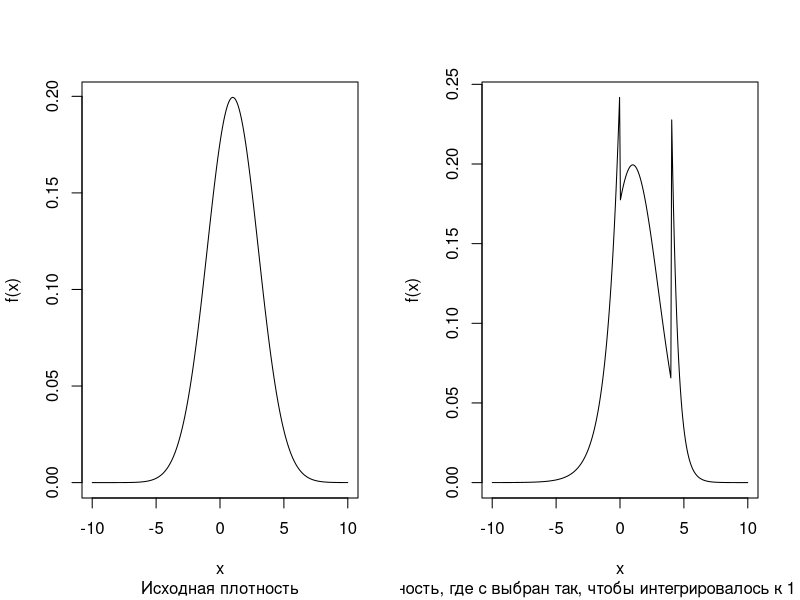
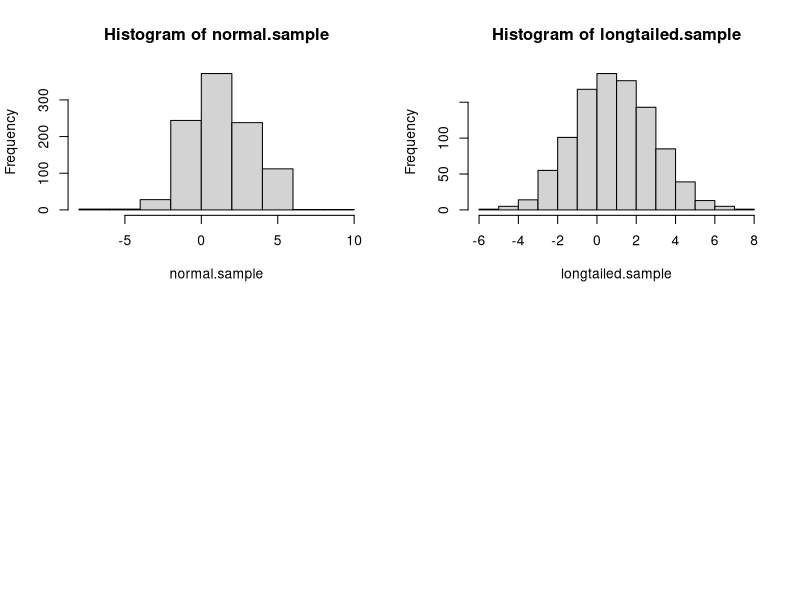
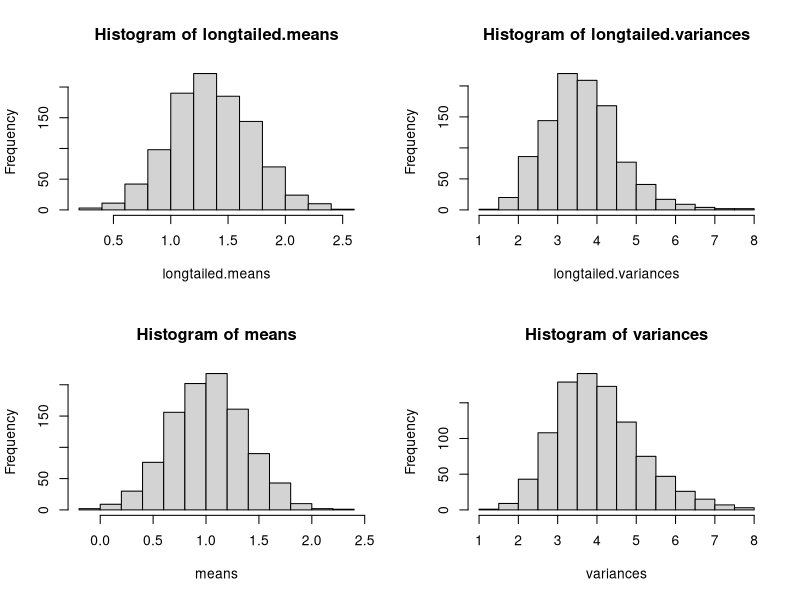

Generate these figures, in order, with R:
## ---- chunk 1
knitr::opts_chunk$set(echo = TRUE)
## ---- chunk 2
get_est = function(sample) {
  est = c( mean(sample), var(sample))
  names(est) = c("Mean", "Variance")
  est
}
get.99ci = function(sample) {
  est = get_est(sample)
  est_sd = sqrt(est[2])
  mean_conf_interval_99 = c(est[1] - 3*est_sd, est[1] + 3*est_sd) 
  names(mean_conf_interval_99) = c("Lower bound", "Upper bound")
  mean_conf_interval_99
}

## ---- chunk 3
set.seed(2023)
n=5
mean=1
sd=2
sample = rnorm(n, mean = mean, sd=sd)
est = get_est(sample)
est
## ---- chunk 4
get.99ci(sample)
## ---- chunk 5
sample_from_density = function(n, pdf_f, approx=1000, ...) {
  x = seq(-10, 10, length.out = approx)
  y = sapply(x, pdf_f, ...)

  random.points <- approx(
    cumsum(y)/sum(y),
    x,
    runif(n)
  )$y
  random.points
}
rlongtailed_normal = function(sd=1, mean=0, c) {
  found
}

dlongtailed_normal = function(x, c, sd=1, mean=0, normal_range=c(0, 4)) {
  if (x >= normal_range[1] & x <= normal_range[2]) {
    return(dnorm(x, mean=mean, sd=sd))
  } else { 
    if (x < 0) {
      return(c * exp(x))
    } else {
      return(c * exp(8 - 2*x))
    }
  }
}

integrate = function(fn, x_range=seq(-10, 10, length.out=100), ...) {
  lambda = abs(abs(x_range[2]) - abs(x_range[1]))
  res = 0
  for (x in x_range) {
    res = res + fn(x, ...) * (lambda)
  }
  res
}

estimate_c = function(sd, mean, tol=0.01) {
  grid = seq(-100, 100, length.out=10000)
  
  for (c in grid) {
    total_proba = integrate(fn=dlongtailed_normal, sd=sd, mean=mean, c=c)
    #
    #for (x in x_range) {
    #  total_proba = total_proba + dlongtailed_normal(x, sd=sd, mean=mean, c=c) * (1 / length(x_range))
    #}
    if (abs(total_proba - 1) < tol) {
      return(c)
    }
  }
}


#c_right_continuous = dnorm(4, mean=mean, sd=sd)
#plot(
#  x_range, 
#  lapply(x_range, dlongtailed_normal, c=c_right_continuous, mean=mean, sd=sd),
#  ylab = "f(x)",
#  xlab = "x",
#  xlim = c(-7, 7)
#)

#hist(sample_from_density(100, pdf_f = dnorm, mean = 1))
# hist(
#   sample_from_density(
#     1000,
#     dlongtailed_normal, 
#     c=c_est,
#     mean=mean,
#     sd=sd
#   ),
#   xlab = "x", ylab = "empirical density",
# )
# integrate(
#   dnorm, 
#   x_range=seq(0, 4, length.out=1000),     
#   #c=c_est,
#   mean=mean,
#   sd=sd
# )
# integrate(
#   dlongtailed_normal, 
#   x_range=seq(-10, 10, length.out=1000),     
#   mean=mean,
#   sd=sd,
#   c=c_est
# )
## ---- chunk 6
par(mfrow=c(1, 2))
c_est = estimate_c(sd=sd, mean=mean)

x_range = seq(-10, 10, length.out = 300)
plot(
  x_range,
  lapply(x_range, dnorm, mean=mean, sd=sd),
  type='l',
  xlab = "x", ylab = "f(x)",
  sub="Исходная плотность"
)
plot( 
  x_range, 
  lapply(x_range, dlongtailed_normal, c=c_est, mean=mean, sd=sd), 
  type='l',
  xlab = "x", ylab = "f(x)",
  sub=paste("Плотность, где c выбран так, чтобы интегрировалось к 1 (c = ", round(c_est, 2), ")")
)
## ---- chunk 7
longtailed_mean = mean(sample_from_density(
  100000,
  dlongtailed_normal, 
  c=c_est,
  mean=mean,
  sd=sd
))
longtailed_mean
## ---- chunk 8
run_samples = function(n_samples, density, sample_size=5, ...) {
  ci_matrix = matrix(, ncol=2, nrow=0)
  est_matrix = matrix(, ncol=2, nrow=0)
  for (i in 1:n_samples) {
    longtailed_sample = sample_from_density(
      n=sample_size,
      pdf_f=density, 
      approx=1000,
      ...
    )
    ci_matrix = rbind(ci_matrix, get.99ci(longtailed_sample))
    est_matrix = rbind(est_matrix, get_est(longtailed_sample))
  }
  list("ci_matrix" = ci_matrix, "est_matrix" = est_matrix)
}
## ---- chunk 9
set.seed(2023)
run_samples(
  n_samples=1, 
  sample_size=5, 
  density=dlongtailed_normal, 
  c=c_est, mean=mean, sd=sd
)
## ---- chunk 10
set.seed(2023)
run_samples(
  n_samples=5,
  sample_size=5, 
  density=dlongtailed_normal, 
  c=c_est, mean=mean, sd=sd
)
## ---- chunk 11

set.seed(2023)
for (n_samples in c(5, 10, 20)) {
  #print(run_samples(n_samples))
  print(run_samples(
    n_samples=n_samples,
    sample_size=5, 
    density=dlongtailed_normal, 
    c=c_est, mean=mean, sd=sd
  ))
}

## ---- chunk 12
par(mfrow = c(2, 2))

normal.sample = sample_from_density(
  1000,
  dlongtailed_normal,
  sd=sd, mean=mean, c=c_est
)

longtailed.sample = sample_from_density(
    1000,
    dnorm,
    mean=mean, sd=sd
  )
hist(normal.sample)
hist(longtailed.sample)
## ---- chunk 13
par(mfrow = c(2, 2))

set.seed(2023)
longtailed.samples = run_samples(
  n_samples=1000,
  sample_size=30,
  density=dlongtailed_normal, 
  c=c_est, mean=mean, sd=sd
)
longtailed.means = longtailed.samples$est_matrix[, 1]
longtailed.variances = longtailed.samples$est_matrix[, 2]

samples = run_samples(
  n_samples=1000,
  sample_size=30,
  density=dnorm, 
  mean=mean, sd=sd
)
means = samples$est_matrix[, 1]
variances = samples$est_matrix[, 2]
hist(longtailed.means)
hist(longtailed.variances)
hist(means)
hist(variances)
